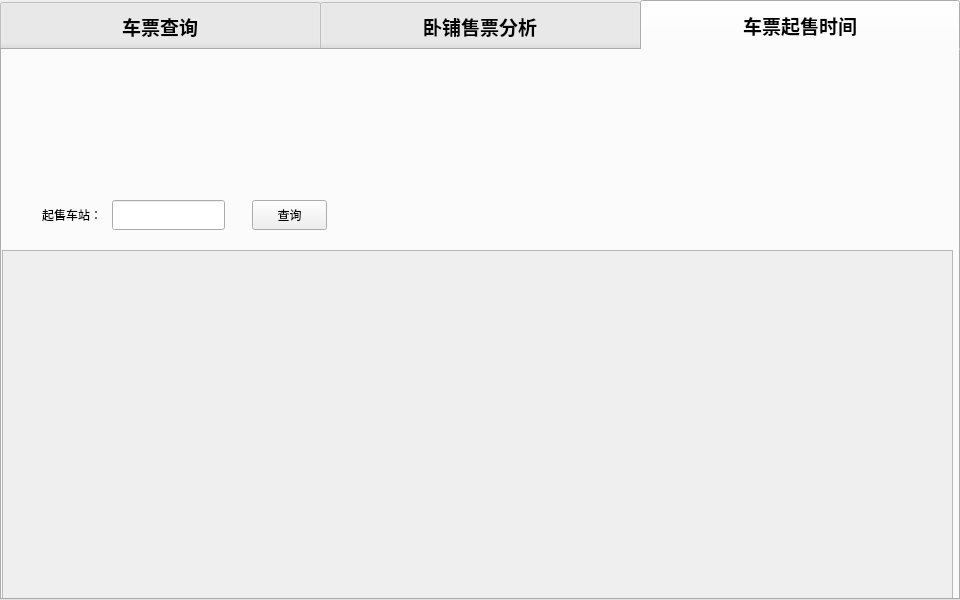
<?xml version="1.0" encoding="UTF-8"?>
<ui version="4.0">
 <class>MainWindow</class>
 <widget class="QMainWindow" name="MainWindow">
  <property name="geometry">
   <rect>
    <x>0</x>
    <y>0</y>
    <width>960</width>
    <height>600</height>
   </rect>
  </property>
  <property name="minimumSize">
   <size>
    <width>960</width>
    <height>600</height>
   </size>
  </property>
  <property name="maximumSize">
   <size>
    <width>960</width>
    <height>600</height>
   </size>
  </property>
  <property name="windowTitle">
   <string>火车票智能分析工具</string>
  </property>
  <widget class="QWidget" name="centralwidget">
   <widget class="QTabWidget" name="tabWidget">
    <property name="geometry">
     <rect>
      <x>0</x>
      <y>0</y>
      <width>960</width>
      <height>600</height>
     </rect>
    </property>
    <property name="font">
     <font>
      <family>楷体</family>
      <pointsize>14</pointsize>
      <weight>75</weight>
      <italic>false</italic>
      <bold>true</bold>
     </font>
    </property>
    <property name="styleSheet">
     <string notr="true">QTabBar::tab{width:320;height:50;}</string>
    </property>
    <property name="currentIndex">
     <number>2</number>
    </property>
    <widget class="QWidget" name="tab_query">
     <attribute name="title">
      <string>车票查询</string>
     </attribute>
     <widget class="QWidget" name="widget_query" native="true">
      <property name="geometry">
       <rect>
        <x>0</x>
        <y>0</y>
        <width>960</width>
        <height>51</height>
       </rect>
      </property>
      <property name="styleSheet">
       <string notr="true">QWidget#widget_query{background-color: rgb(212, 212, 212);}</string>
      </property>
      <widget class="QLabel" name="label_4">
       <property name="geometry">
        <rect>
         <x>30</x>
         <y>20</y>
         <width>54</width>
         <height>12</height>
        </rect>
       </property>
       <property name="text">
        <string>出发地：</string>
       </property>
      </widget>
      <widget class="QTextEdit" name="textEdit">
       <property name="geometry">
        <rect>
         <x>80</x>
         <y>10</y>
         <width>104</width>
         <height>31</height>
        </rect>
       </property>
       <property name="font">
        <font>
         <pointsize>13</pointsize>
        </font>
       </property>
      </widget>
      <widget class="QLabel" name="label_5">
       <property name="geometry">
        <rect>
         <x>220</x>
         <y>20</y>
         <width>54</width>
         <height>12</height>
        </rect>
       </property>
       <property name="text">
        <string>目的地：</string>
       </property>
      </widget>
      <widget class="QTextEdit" name="textEdit_2">
       <property name="geometry">
        <rect>
         <x>270</x>
         <y>10</y>
         <width>104</width>
         <height>31</height>
        </rect>
       </property>
       <property name="font">
        <font>
         <pointsize>13</pointsize>
        </font>
       </property>
      </widget>
      <widget class="QLabel" name="label_6">
       <property name="geometry">
        <rect>
         <x>410</x>
         <y>20</y>
         <width>54</width>
         <height>12</height>
        </rect>
       </property>
       <property name="text">
        <string>出发日：</string>
       </property>
      </widget>
      <widget class="QTextEdit" name="textEdit_3">
       <property name="geometry">
        <rect>
         <x>460</x>
         <y>10</y>
         <width>104</width>
         <height>31</height>
        </rect>
       </property>
       <property name="font">
        <font>
         <pointsize>13</pointsize>
        </font>
       </property>
      </widget>
      <widget class="QPushButton" name="pushButton">
       <property name="geometry">
        <rect>
         <x>610</x>
         <y>10</y>
         <width>91</width>
         <height>31</height>
        </rect>
       </property>
       <property name="text">
        <string>查询</string>
       </property>
      </widget>
     </widget>
     <widget class="QWidget" name="widget_checkBox" native="true">
      <property name="geometry">
       <rect>
        <x>0</x>
        <y>50</y>
        <width>960</width>
        <height>35</height>
       </rect>
      </property>
      <property name="autoFillBackground">
       <bool>false</bool>
      </property>
      <property name="styleSheet">
       <string notr="true">QWidget#widget_checkBox{background-color: rgb(212, 212, 212);}</string>
      </property>
      <widget class="QCheckBox" name="checkBox_T">
       <property name="geometry">
        <rect>
         <x>572</x>
         <y>9</y>
         <width>63</width>
         <height>17</height>
        </rect>
       </property>
       <property name="font">
        <font>
         <pointsize>10</pointsize>
        </font>
       </property>
       <property name="text">
        <string>T-特快</string>
       </property>
      </widget>
      <widget class="QCheckBox" name="checkBox_K">
       <property name="geometry">
        <rect>
         <x>730</x>
         <y>9</y>
         <width>63</width>
         <height>17</height>
        </rect>
       </property>
       <property name="font">
        <font>
         <pointsize>10</pointsize>
        </font>
       </property>
       <property name="text">
        <string>K-快速</string>
       </property>
      </widget>
      <widget class="QCheckBox" name="checkBox_Z">
       <property name="geometry">
        <rect>
         <x>415</x>
         <y>9</y>
         <width>63</width>
         <height>17</height>
        </rect>
       </property>
       <property name="font">
        <font>
         <pointsize>10</pointsize>
        </font>
       </property>
       <property name="text">
        <string>Z-直达</string>
       </property>
      </widget>
      <widget class="QCheckBox" name="checkBox_D">
       <property name="geometry">
        <rect>
         <x>258</x>
         <y>9</y>
         <width>63</width>
         <height>17</height>
        </rect>
       </property>
       <property name="font">
        <font>
         <pointsize>10</pointsize>
        </font>
       </property>
       <property name="text">
        <string>D-动车</string>
       </property>
      </widget>
      <widget class="QCheckBox" name="checkBox_G">
       <property name="geometry">
        <rect>
         <x>100</x>
         <y>9</y>
         <width>70</width>
         <height>17</height>
        </rect>
       </property>
       <property name="font">
        <font>
         <pointsize>10</pointsize>
        </font>
       </property>
       <property name="text">
        <string>GC-高铁</string>
       </property>
      </widget>
      <widget class="QLabel" name="label_type_2">
       <property name="geometry">
        <rect>
         <x>30</x>
         <y>9</y>
         <width>65</width>
         <height>16</height>
        </rect>
       </property>
       <property name="font">
        <font>
         <pointsize>10</pointsize>
        </font>
       </property>
       <property name="text">
        <string>车次类型：</string>
       </property>
      </widget>
     </widget>
     <widget class="QLabel" name="label_train_img">
      <property name="geometry">
       <rect>
        <x>0</x>
        <y>86</y>
        <width>960</width>
        <height>62</height>
       </rect>
      </property>
      <property name="text">
       <string/>
      </property>
      <property name="pixmap">
       <pixmap resource="../img_resources/img.qrc">:/png/table_img.png</pixmap>
      </property>
     </widget>
     <widget class="QTableView" name="tableView">
      <property name="geometry">
       <rect>
        <x>0</x>
        <y>145</y>
        <width>960</width>
        <height>401</height>
       </rect>
      </property>
     </widget>
    </widget>
    <widget class="QWidget" name="tab_analysis">
     <attribute name="title">
      <string>卧铺售票分析</string>
     </attribute>
     <widget class="QWidget" name="widget_query_2" native="true">
      <property name="geometry">
       <rect>
        <x>0</x>
        <y>0</y>
        <width>960</width>
        <height>51</height>
       </rect>
      </property>
      <property name="styleSheet">
       <string notr="true">QWidget#widget_query{background-color: rgb(212, 212, 212);}</string>
      </property>
      <widget class="QLabel" name="label_7">
       <property name="geometry">
        <rect>
         <x>80</x>
         <y>20</y>
         <width>54</width>
         <height>12</height>
        </rect>
       </property>
       <property name="text">
        <string>出发地：</string>
       </property>
      </widget>
      <widget class="QTextEdit" name="textEdit_analysis_from">
       <property name="geometry">
        <rect>
         <x>130</x>
         <y>10</y>
         <width>104</width>
         <height>31</height>
        </rect>
       </property>
       <property name="font">
        <font>
         <pointsize>13</pointsize>
        </font>
       </property>
      </widget>
      <widget class="QLabel" name="label_8">
       <property name="geometry">
        <rect>
         <x>270</x>
         <y>20</y>
         <width>54</width>
         <height>12</height>
        </rect>
       </property>
       <property name="text">
        <string>目的地：</string>
       </property>
      </widget>
      <widget class="QTextEdit" name="textEdit_analysis_to">
       <property name="geometry">
        <rect>
         <x>320</x>
         <y>10</y>
         <width>104</width>
         <height>31</height>
        </rect>
       </property>
       <property name="font">
        <font>
         <pointsize>13</pointsize>
        </font>
       </property>
      </widget>
      <widget class="QPushButton" name="pushButton_analysis_query">
       <property name="geometry">
        <rect>
         <x>460</x>
         <y>10</y>
         <width>91</width>
         <height>31</height>
        </rect>
       </property>
       <property name="text">
        <string>查询</string>
       </property>
      </widget>
      <widget class="QLabel" name="label_16">
       <property name="geometry">
        <rect>
         <x>750</x>
         <y>20</y>
         <width>20</width>
         <height>20</height>
        </rect>
       </property>
       <property name="styleSheet">
        <string notr="true">background-color: rgb(255, 170, 0);</string>
       </property>
       <property name="text">
        <string/>
       </property>
      </widget>
      <widget class="QLabel" name="label_18">
       <property name="geometry">
        <rect>
         <x>820</x>
         <y>20</y>
         <width>20</width>
         <height>20</height>
        </rect>
       </property>
       <property name="styleSheet">
        <string notr="true">background-color: rgb(85, 170, 0);</string>
       </property>
       <property name="text">
        <string/>
       </property>
      </widget>
      <widget class="QLabel" name="label_14">
       <property name="geometry">
        <rect>
         <x>660</x>
         <y>20</y>
         <width>20</width>
         <height>20</height>
        </rect>
       </property>
       <property name="styleSheet">
        <string notr="true">background-color: rgb(255, 0, 0);</string>
       </property>
       <property name="text">
        <string/>
       </property>
      </widget>
      <widget class="QLabel" name="label_19">
       <property name="geometry">
        <rect>
         <x>850</x>
         <y>20</y>
         <width>51</width>
         <height>20</height>
        </rect>
       </property>
       <property name="text">
        <string>不紧张</string>
       </property>
      </widget>
      <widget class="QLabel" name="label_15">
       <property name="geometry">
        <rect>
         <x>690</x>
         <y>20</y>
         <width>51</width>
         <height>20</height>
        </rect>
       </property>
       <property name="text">
        <string>非常紧张</string>
       </property>
      </widget>
      <widget class="QLabel" name="label_17">
       <property name="geometry">
        <rect>
         <x>780</x>
         <y>20</y>
         <width>51</width>
         <height>20</height>
        </rect>
       </property>
       <property name="text">
        <string>紧张</string>
       </property>
      </widget>
     </widget>
     <widget class="QWidget" name="horizontalLayoutWidget">
      <property name="geometry">
       <rect>
        <x>0</x>
        <y>290</y>
        <width>951</width>
        <height>261</height>
       </rect>
      </property>
      <layout class="QHBoxLayout" name="horizontalLayout"/>
     </widget>
     <widget class="QTableWidget" name="tableWidget">
      <property name="geometry">
       <rect>
        <x>0</x>
        <y>50</y>
        <width>953</width>
        <height>241</height>
       </rect>
      </property>
      <property name="font">
       <font>
        <pointsize>9</pointsize>
       </font>
      </property>
      <property name="styleSheet">
       <string notr="true">QHeaderView{font:16pt '楷体';};
</string>
      </property>
      <column>
       <property name="text">
        <string>车次</string>
       </property>
      </column>
      <column>
       <property name="text">
        <string>出发站</string>
       </property>
      </column>
      <column>
       <property name="text">
        <string>到达站</string>
       </property>
      </column>
      <column>
       <property name="text">
        <string>出发时间</string>
       </property>
      </column>
      <column>
       <property name="text">
        <string>到达时间</string>
       </property>
      </column>
      <column>
       <property name="text">
        <string>历时</string>
       </property>
      </column>
      <column>
       <property name="text">
        <string>今天</string>
       </property>
      </column>
      <column>
       <property name="text">
        <string>三天内</string>
       </property>
      </column>
      <column>
       <property name="text">
        <string>五天内</string>
       </property>
      </column>
     </widget>
    </widget>
    <widget class="QWidget" name="tab_time">
     <attribute name="title">
      <string>车票起售时间</string>
     </attribute>
     <widget class="QWidget" name="widget_time" native="true">
      <property name="geometry">
       <rect>
        <x>0</x>
        <y>0</y>
        <width>960</width>
        <height>551</height>
       </rect>
      </property>
      <property name="styleSheet">
       <string notr="true">QWidget#widget_time{background-image: url(:/png/time_bg.png);}</string>
      </property>
      <widget class="QLabel" name="label_time_text">
       <property name="geometry">
        <rect>
         <x>40</x>
         <y>150</y>
         <width>70</width>
         <height>30</height>
        </rect>
       </property>
       <property name="text">
        <string>起售车站：</string>
       </property>
      </widget>
      <widget class="QLineEdit" name="lineEdit_station">
       <property name="geometry">
        <rect>
         <x>110</x>
         <y>150</y>
         <width>113</width>
         <height>30</height>
        </rect>
       </property>
      </widget>
      <widget class="QPushButton" name="pushButton_time_query">
       <property name="geometry">
        <rect>
         <x>250</x>
         <y>150</y>
         <width>75</width>
         <height>30</height>
        </rect>
       </property>
       <property name="text">
        <string>查询</string>
       </property>
      </widget>
      <widget class="QScrollArea" name="scrollArea">
       <property name="geometry">
        <rect>
         <x>0</x>
         <y>200</y>
         <width>951</width>
         <height>361</height>
        </rect>
       </property>
       <property name="widgetResizable">
        <bool>true</bool>
       </property>
       <widget class="QWidget" name="scrollAreaWidgetContents">
        <property name="geometry">
         <rect>
          <x>0</x>
          <y>0</y>
          <width>949</width>
          <height>359</height>
         </rect>
        </property>
        <widget class="QWidget" name="gridLayoutWidget">
         <property name="geometry">
          <rect>
           <x>0</x>
           <y>0</y>
           <width>951</width>
           <height>341</height>
          </rect>
         </property>
         <layout class="QGridLayout" name="gridLayout"/>
        </widget>
       </widget>
      </widget>
     </widget>
    </widget>
   </widget>
  </widget>
 </widget>
 <resources>
  <include location="../img_resources/img.qrc"/>
 </resources>
 <connections/>
</ui>
